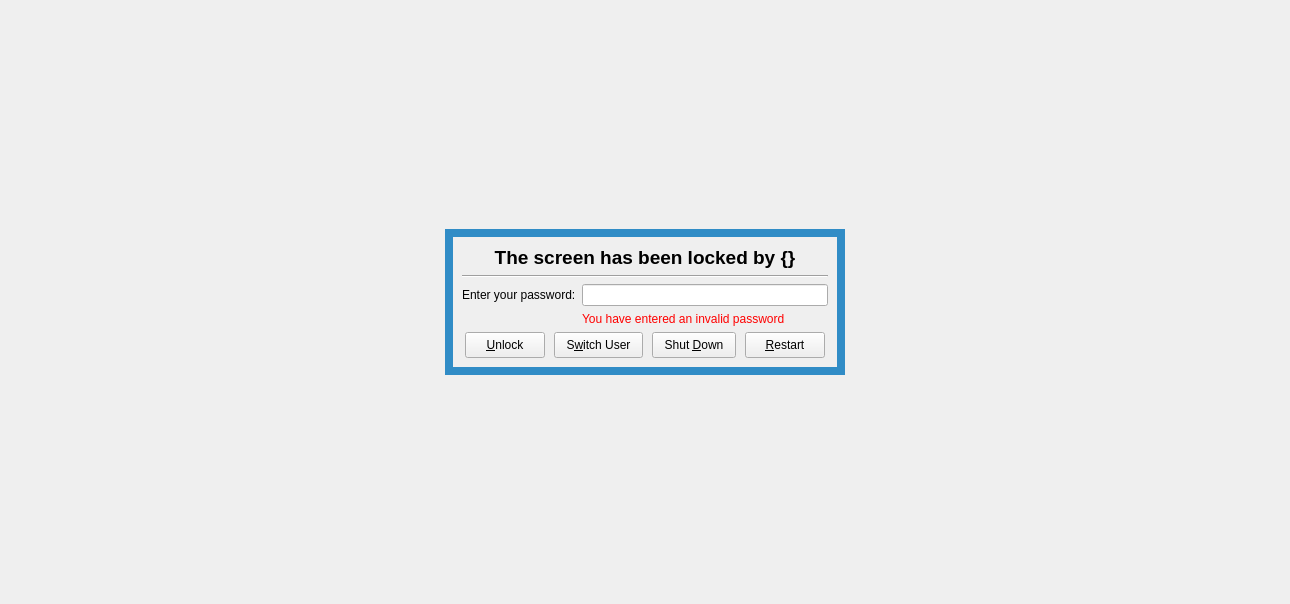
<?xml version="1.0" encoding="UTF-8"?>
<ui version="4.0">
 <class>MainWindow</class>
 <widget class="QMainWindow" name="MainWindow">
  <property name="geometry">
   <rect>
    <x>0</x>
    <y>0</y>
    <width>1290</width>
    <height>604</height>
   </rect>
  </property>
  <property name="mouseTracking">
   <bool>true</bool>
  </property>
  <property name="windowTitle">
   <string>MainWindow</string>
  </property>
  <property name="autoFillBackground">
   <bool>true</bool>
  </property>
  <widget class="QWidget" name="centralwidget">
   <layout class="QGridLayout" name="gridLayout_2">
    <item row="0" column="1">
     <spacer name="verticalSpacer">
      <property name="orientation">
       <enum>Qt::Vertical</enum>
      </property>
      <property name="sizeHint" stdset="0">
       <size>
        <width>20</width>
        <height>5000</height>
       </size>
      </property>
     </spacer>
    </item>
    <item row="1" column="0">
     <spacer name="horizontalSpacer_2">
      <property name="orientation">
       <enum>Qt::Horizontal</enum>
      </property>
      <property name="sizeHint" stdset="0">
       <size>
        <width>5000</width>
        <height>20</height>
       </size>
      </property>
     </spacer>
    </item>
    <item row="1" column="1">
     <widget class="QFrame" name="frame">
      <property name="sizePolicy">
       <sizepolicy hsizetype="Preferred" vsizetype="Fixed">
        <horstretch>0</horstretch>
        <verstretch>0</verstretch>
       </sizepolicy>
      </property>
      <property name="minimumSize">
       <size>
        <width>400</width>
        <height>0</height>
       </size>
      </property>
      <property name="autoFillBackground">
       <bool>false</bool>
      </property>
      <property name="styleSheet">
       <string notr="true">#frame {
  border: 8px solid palette(highlight);
  background: palette(window);
}

QToolButton {
  padding: 7px;
  padding-top: 0px;
}</string>
      </property>
      <property name="frameShape">
       <enum>QFrame::StyledPanel</enum>
      </property>
      <layout class="QGridLayout" name="gridLayout">
       <item row="0" column="0">
        <widget class="QLabel" name="headerLabel">
         <property name="text">
          <string>&lt;html&gt;&lt;head/&gt;&lt;body&gt;&lt;p&gt;&lt;span style=&quot; font-size:14pt; font-weight:600;&quot;&gt;The screen has been locked by {}&lt;/span&gt;&lt;/p&gt;&lt;/body&gt;&lt;/html&gt;</string>
         </property>
         <property name="alignment">
          <set>Qt::AlignCenter</set>
         </property>
        </widget>
       </item>
       <item row="2" column="0">
        <layout class="QFormLayout" name="formLayout">
         <item row="0" column="0">
          <widget class="QLabel" name="label">
           <property name="text">
            <string>Enter your password:</string>
           </property>
          </widget>
         </item>
         <item row="1" column="1">
          <widget class="QLabel" name="statusMessage">
           <property name="text">
            <string>&lt;span style=&quot; color:red;&quot;&gt;You have entered an invalid password&lt;/span&gt;</string>
           </property>
          </widget>
         </item>
         <item row="0" column="1">
          <widget class="QLineEdit" name="passwordTextbox">
           <property name="echoMode">
            <enum>QLineEdit::Password</enum>
           </property>
          </widget>
         </item>
        </layout>
       </item>
       <item row="3" column="0">
        <layout class="QHBoxLayout" name="horizontalLayout">
         <item>
          <widget class="QToolButton" name="unlockButton">
           <property name="minimumSize">
            <size>
             <width>80</width>
             <height>0</height>
            </size>
           </property>
           <property name="styleSheet">
            <string notr="true"/>
           </property>
           <property name="text">
            <string>&amp;Unlock</string>
           </property>
           <property name="icon">
            <iconset theme="system-lock-screen">
             <normaloff/>
            </iconset>
           </property>
           <property name="iconSize">
            <size>
             <width>32</width>
             <height>32</height>
            </size>
           </property>
           <property name="toolButtonStyle">
            <enum>Qt::ToolButtonTextUnderIcon</enum>
           </property>
          </widget>
         </item>
         <item>
          <widget class="QToolButton" name="switchButton">
           <property name="minimumSize">
            <size>
             <width>80</width>
             <height>0</height>
            </size>
           </property>
           <property name="text">
            <string>S&amp;witch User</string>
           </property>
           <property name="icon">
            <iconset theme="system-switch-user">
             <normaloff/>
            </iconset>
           </property>
           <property name="iconSize">
            <size>
             <width>32</width>
             <height>32</height>
            </size>
           </property>
           <property name="toolButtonStyle">
            <enum>Qt::ToolButtonTextUnderIcon</enum>
           </property>
          </widget>
         </item>
         <item>
          <widget class="QToolButton" name="shutdownButton">
           <property name="minimumSize">
            <size>
             <width>80</width>
             <height>0</height>
            </size>
           </property>
           <property name="text">
            <string>Shut &amp;Down</string>
           </property>
           <property name="icon">
            <iconset theme="system-shutdown">
             <normaloff/>
            </iconset>
           </property>
           <property name="iconSize">
            <size>
             <width>32</width>
             <height>32</height>
            </size>
           </property>
           <property name="toolButtonStyle">
            <enum>Qt::ToolButtonTextUnderIcon</enum>
           </property>
          </widget>
         </item>
         <item>
          <widget class="QToolButton" name="rebootButton">
           <property name="minimumSize">
            <size>
             <width>80</width>
             <height>0</height>
            </size>
           </property>
           <property name="text">
            <string>&amp;Restart</string>
           </property>
           <property name="icon">
            <iconset theme="system-reboot">
             <normaloff/>
            </iconset>
           </property>
           <property name="iconSize">
            <size>
             <width>32</width>
             <height>32</height>
            </size>
           </property>
           <property name="toolButtonStyle">
            <enum>Qt::ToolButtonTextUnderIcon</enum>
           </property>
          </widget>
         </item>
        </layout>
       </item>
       <item row="1" column="0">
        <widget class="Line" name="line">
         <property name="orientation">
          <enum>Qt::Horizontal</enum>
         </property>
        </widget>
       </item>
      </layout>
      <zorder>headerLabel</zorder>
      <zorder></zorder>
      <zorder></zorder>
      <zorder>line</zorder>
     </widget>
    </item>
    <item row="1" column="2">
     <spacer name="horizontalSpacer">
      <property name="orientation">
       <enum>Qt::Horizontal</enum>
      </property>
      <property name="sizeHint" stdset="0">
       <size>
        <width>5000</width>
        <height>20</height>
       </size>
      </property>
     </spacer>
    </item>
    <item row="2" column="1">
     <spacer name="verticalSpacer_2">
      <property name="orientation">
       <enum>Qt::Vertical</enum>
      </property>
      <property name="sizeHint" stdset="0">
       <size>
        <width>20</width>
        <height>5000</height>
       </size>
      </property>
     </spacer>
    </item>
   </layout>
  </widget>
 </widget>
 <resources/>
 <connections>
  <connection>
   <sender>passwordTextbox</sender>
   <signal>returnPressed()</signal>
   <receiver>unlockButton</receiver>
   <slot>click()</slot>
   <hints>
    <hint type="sourcelabel">
     <x>427</x>
     <y>276</y>
    </hint>
    <hint type="destinationlabel">
     <x>239</x>
     <y>341</y>
    </hint>
   </hints>
  </connection>
 </connections>
</ui>
